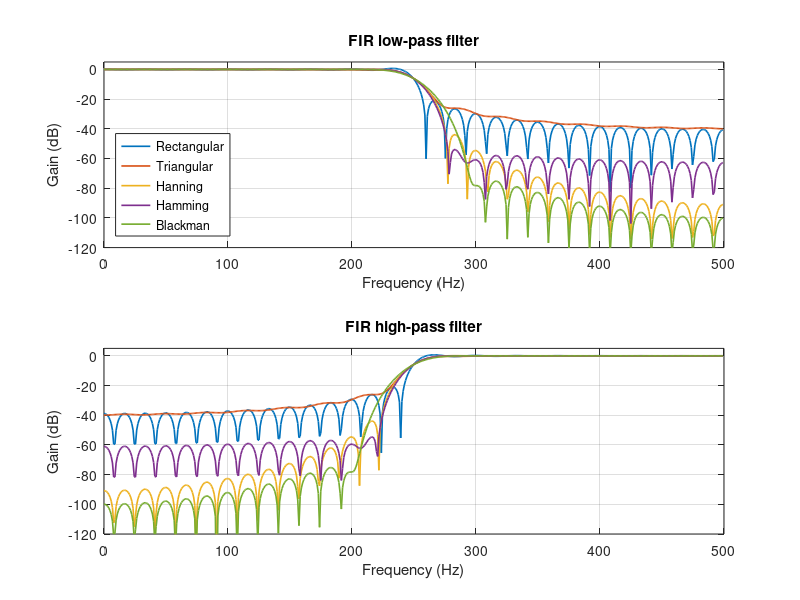

Write the MATLAB code that produced this figure.
clc; 
clear;
close all;

fs = 1000; 
fp = 200;
fst = 300;
M = 60;
Wn = (fp + fst)/fs;
names = {'Rectangular', 'Triangular', 'Hanning', 'Hamming', 'Blackman'};
w = [rectwin(M+1), triang(M+1), hann(M+1), hamming(M+1), blackman(M+1)];

for i = 1:5
    [HL(:, i), f] = freqz(fir1(M, Wn, 'low', w(:,i)), 1, 512, fs);
    HH(:,i)      = freqz(fir1(M, Wn, 'high', w(:,i)), 1, 512, fs);
end

GL = 20*log10(abs(HL) + eps);
GH = 20*log10(abs(HH) + eps);
ripple = max(abs(GL(f <= fp, :)));
atten  = -max(GL(f >= fst, :));
disp('Window    Ripple(dB)    Atten(dB)')

for i = 1:5
    fprintf('%s    %.3f    %.2f\n', names{i}, ripple(i), atten(i));
end

subplot(2,1,1); plot(f, GL, 'LineWidth', 1.2); title('FIR low-pass filter');
xlabel('Frequency (Hz)'); ylabel('Gain (dB)'); axis([0 500 -120 5]); grid on;
legend(names, 'Location', 'southwest');
subplot(2,1,2); plot(f, GH, 'LineWidth', 1.2); title('FIR high-pass filter');
xlabel('Frequency (Hz)'); ylabel('Gain (dB)'); axis([0 500 -120 5]); grid on;
